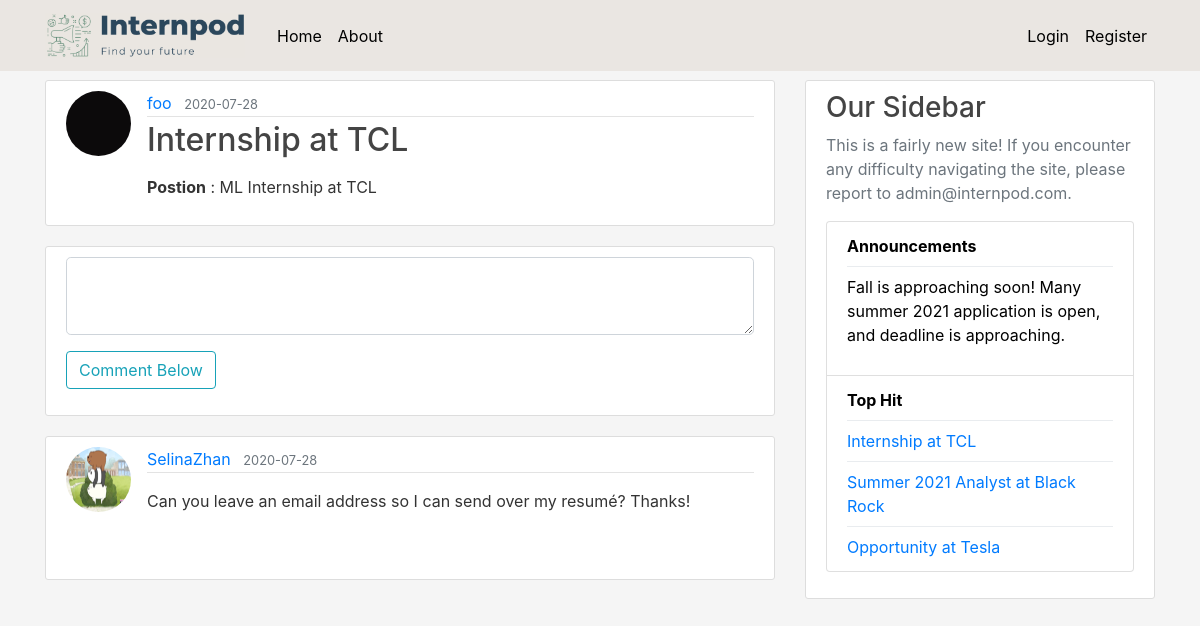
The page /post/5 on the database its author committed.
### flaskblog/models.py (models this page shows, shortened)
class User(db.Model, UserMixin):
    id = db.Column(db.Integer, primary_key=True)
    username = db.Column(db.String(20), unique=True, nullable=False)
    email = db.Column(db.String(120), unique=True, nullable=False)
    image_file = db.Column(db.String(20), nullable=False, default='default.png')
    password = db.Column(db.String(60), nullable=False)
    posts = db.relationship('Post', backref='author', lazy=True)
    comments = db.relationship('Comment', backref='commenter', lazy=True)
    liked = db.relationship( 'Like', backref='Liker', lazy=True)

class Post(db.Model):
    id = db.Column(db.Integer, primary_key=True)
    title = db.Column(db.String(100), nullable=False)
    date_posted = db.Column(db.DateTime, nullable=False, default=datetime.utcnow)
    content = db.Column(db.Text, nullable=False)
    user_id = db.Column(db.Integer, db.ForeignKey('user.id'), nullable=False)
    likes = db.relationship('Like', backref='post', lazy='dynamic')
    comments = db.relationship('Comment', backref='comments', lazy='dynamic')

class Comment(db.Model):
    id = db.Column(db.Integer, primary_key=True)
    date_posted = db.Column(db.DateTime, nullable=False, default=datetime.utcnow)
    content = db.Column(db.Text, nullable=False)
    commenter_id = db.Column(db.Integer, db.ForeignKey('user.id'), nullable=False)
    poster_id = db.Column(db.Integer, db.ForeignKey('post.id'), nullable=False)

### flaskblog/routes.py (the view, shortened to what this page needs)
@app.route("/post/<int:post_id>", methods=['GET', 'POST'])
def post(post_id):
    posts = db.session.query(Post).order_by(Post.id.desc())
    post = Post.query.get_or_404(post_id)
    form = CommentForm()
    comments = db.session.query(Comment).filter(Comment.poster_id==post_id).order_by(Comment.id.desc())
    return render_template('post.html', title=post.title, post=post, form=form, comments=comments, posts=posts)

### flaskblog/forms.py
class CommentForm(FlaskForm):
    body = CKEditorField('Body', validators=[DataRequired()])
    submit = SubmitField('Comment Below')

### flaskblog/templates/post.html (shortened to what this page needs)
{% extends "layout.html" %}
{% block content %}
  <article class="media content-section" >
    <img class="rounded-circle article-img" src="{{ url_for('static', filename='profile_pics/' + post.author.image_file) }}">
    <div class="media-body">
      <div class="article-metadata">
        <a class="mr-2" href="#">{{ post.author.username }}</a>
        <small class="text-muted">{{ post.date_posted.strftime('%Y-%m-%d') }}</small>
      </div>
      <h2 class="article-title">{{ post.title }}</h2>
      <p class="article-content">{{ post.content |safe}}</p>
    </div>
  </article>
  <div class="content-section">
    <form method="POST" action="">
      <div class="form-group">
        {{ form.body(class="form-control form-control-lg") }}
      </div>
      <div class="form-group">
        {{ form.submit(class="btn btn-outline-info") }}
      </div>
    </form>
  </div>
{% for comment in comments %}
  <article class="media content-section">
    <img class="rounded-circle article-img" src="{{ url_for('static', filename='profile_pics/' + comment.commenter.image_file) }}">
    <div class="media-body">
      <div class="article-metadata">
        <a class="mr-2" href="#">{{ comment.commenter.username }}</a>
        <small class="text-muted">{{ comment.date_posted.strftime('%Y-%m-%d') }}</small>
      </div>
      <p class="article-content">{{ comment.content|safe }}</p>
    </div>
  </article>
{% endfor %}
{% endblock content %}

### flaskblog/templates/layout.html (shortened to what this page needs)
<!DOCTYPE html>
<html>
<head>
    <link rel="stylesheet" href="https://maxcdn.bootstrapcdn.com/bootstrap/4.0.0/css/bootstrap.min.css">
    <link rel="stylesheet" type="text/css" href="{{ url_for('static', filename='main.css') }}">
    <link href="https://cdn.jsdelivr.net/npm/summernote@0.8.18/dist/summernote.min.css" rel="stylesheet">
</head>
<body style="background-color:#f5f5f5;">
    <header class="site-header">
      <nav class="navbar navbar-expand-md navbar-dark bg-steel fixed-top" style="background-color: #eae6e2;">
        <div class="container">
          <a class="navbar-brand mr-4" href="/"><img src="../static/logo/navibarlogo.jpg" class="img-fluid" alt="Responsive image" width="200" height="200"></a>
          <div class="collapse navbar-collapse" id="navbarToggle">
            <div class="navbar-nav mr-auto">
              <a class="nav-item nav-link" style="color:#000000;" href="{{ url_for('home') }}">Home</a>
              <a class="nav-item nav-link" style="color:#000000;"href="{{ url_for('about') }}">About</a>
            </div>
            <div class="navbar-nav">
              {% if current_user.is_authenticated %}
                <a class="nav-item nav-link" style="color:#000000;" href="{{ url_for('new_post') }}"> New Post</a>
                <a class="nav-item nav-link" style="color:#000000;" href="{{ url_for('account') }}">{{current_user.username}}</a>
                <a class="nav-item nav-link" style="color:#000000;" href="{{ url_for('logout') }}">Logout</a>
              {% else %}
                <a class="nav-item nav-link" style="color:#000000;" href="{{ url_for('login') }}">Login</a>
                <a class="nav-item nav-link" style="color:#000000;" href="{{ url_for('register') }}">Register</a>
              {% endif %}
            </div>
          </div>
        </div>
      </nav>
    </header>
    <main role="main" class="container">
      <div class="row">
        <div class="col-md-8">
          {% block content %}{% endblock %}
        </div>
        <div class="col-md-4" >
          <div class="content-section">
            <h3>Our Sidebar</h3>
            <p class='text-muted'>This is a fairly new site! If you encounter any difficulty navigating the site, please report to admin@internpod.com.
              <ul class="list-group">
                <li class="list-group-item list-group-item-light" style="background-color:#ffffff;"><b style="color:#000000;">Announcements</b>                         <div class="dropdown-divider"></div>
                    <p style="color:black;"> Fall is approaching soon! Many summer 2021 application is open, and deadline is approaching.</p></li>
                <li class="list-group-item list-group-item-light" style="background-color:#ffffff;"><b style="color:#000000;">Top Hit</b>
                  {% for post in posts %}
                    {% if post.likes.count() > 1 %}
                        <div class="dropdown-divider"></div>
                        <div class="media-body">
                            <a class="mr-2" href="{{ url_for('post', post_id=post.id) }}">{{ post.title }}</a>
                        </div>
                    {% endif %}
                  {% endfor %}
                </li>
              </ul>
            </p>
          </div>
        </div>
      </div>
    </main>
</body>
</html>

### flaskblog/static/main.css (style rules this page uses)
body { background: #fafafa; color: #333333; margin-top: 5rem; }
h1, h2, h3, h4, h5, h6 { color: #444444; }
.bg-steel { background-color: #5f788a; }
.site-header .navbar-nav .nav-link { color: #cbd5db; }
.content-section { background: #ffffff; padding: 10px 20px; border: 1px solid #dddddd; border-radius: 3px; margin-bottom: 20px; }
.article-title { color: #444444; }
.article-content { white-space: pre-line; }
.article-img { height: 65px; width: 65px; margin-right: 16px; }
.article-metadata { padding-bottom: 1px; margin-bottom: 4px; border-bottom: 1px solid #e3e3e3 }

### rows shown on the page
User: image_file (picture), author.username "foo"
Post: date_posted "2020-07-28", title "Internship at TCL", content "Postion : ML Internship at TCL"
Comment: image_file (picture), commenter.username "SelinaZhan", date_posted "2020-07-28", content "Can you leave an email address so I can send over my resumé? Thanks!"
Post: title "Summer 2021 Analyst at Black Rock"
Post: title "Opportunity at Tesla"
